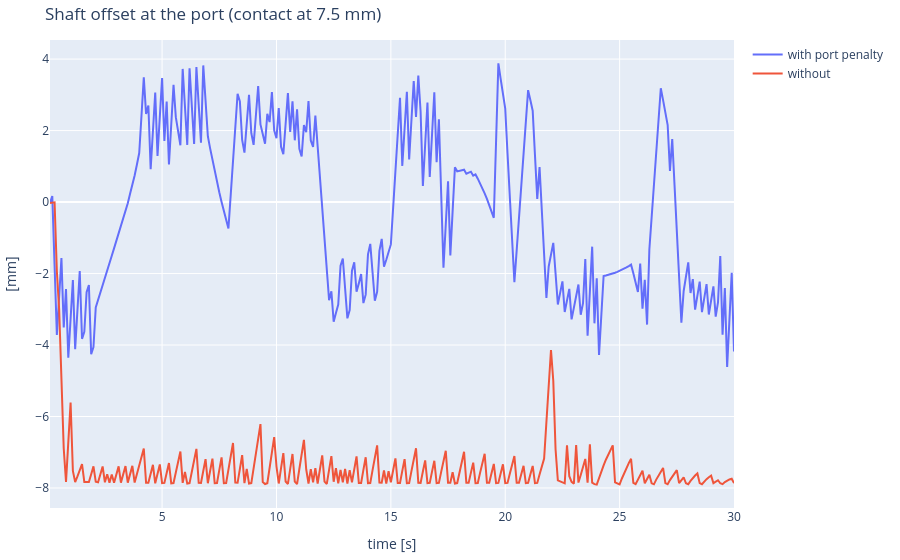
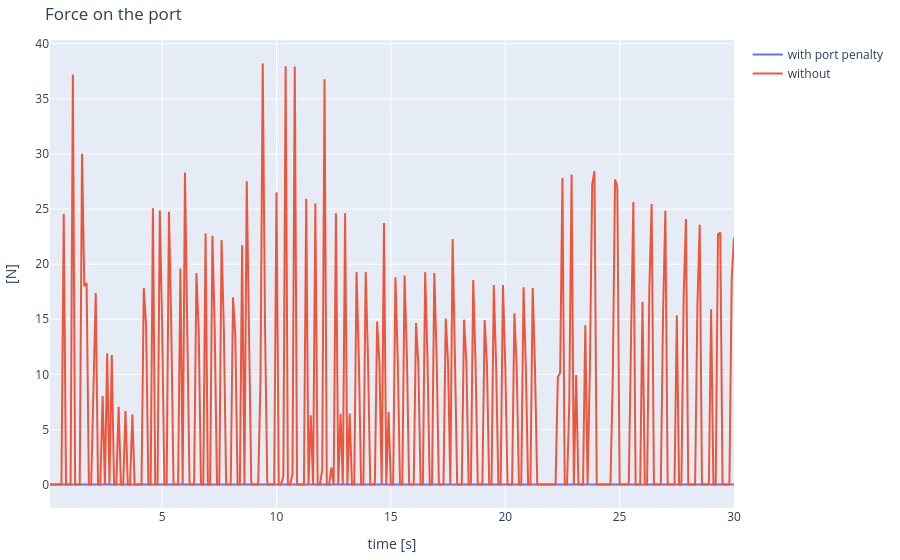
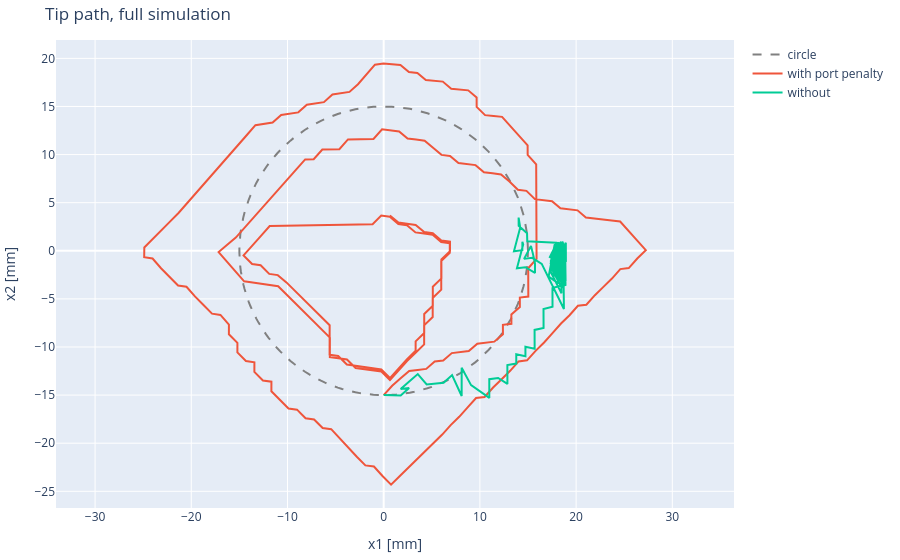

The code cell stored with these charts, in order, in its notebook:
### Markdown cell above
## 9. What if the reward does not mention the port?

Same everything, but `port_penalty=False`: the reward only asks for the speed and for staying on the circle.

### Code cell
Q_free, returns_free, visits_free = lab.train(reward, q_update, choose_action, port_penalty=False)
run_free = lab.run_policy(Q_free, pick_best_action, duration=30.0)

cl.plot_series(run_penalty["time"], {"with port penalty": run_penalty["offset_mm"], "without": run_free["offset_mm"]},
               ylabel="[mm]", title="Shaft offset at the port (contact at 7.5 mm)")
cl.plot_series(run_penalty["time"], {"with port penalty": run_penalty["force"], "without": run_free["force"]},
               ylabel="[N]", title="Force on the port")
cl.plot_paths({"with port penalty": (run_penalty["x1"], run_penalty["x2"]),
               "without": (run_free["x1"], run_free["x2"])}, title="Tip path, full simulation")

### Figure 1 — Plotly figure (JSON) as saved in the notebook; plotly's stock layout.template omitted (floating-point values rounded to 4 significant figures; data arrays with more than 128 entries replaced by an {"elided": "..."} marker saying what was removed)
{"data": [{"mode": "lines", "name": "with port penalty", "type": "scatter", "x": {"elided": "300 float values"}, "y": {"elided": "300 float values"}}, {"mode": "lines", "name": "without", "type": "scatter", "x": {"elided": "300 float values"}, "y": {"elided": "300 float values"}}], "layout": {"margin": {"b": 10, "l": 10, "r": 10, "t": 40}, "title": {"text": "Shaft offset at the port (contact at 7.5 mm)"}, "xaxis": {"title": {"text": "time [s]"}}, "yaxis": {"title": {"text": "[mm]"}}}}

### Figure 2 — Plotly figure (JSON) as saved in the notebook; plotly's stock layout.template omitted (floating-point values rounded to 4 significant figures; data arrays with more than 128 entries replaced by an {"elided": "..."} marker saying what was removed)
{"data": [{"mode": "lines", "name": "with port penalty", "type": "scatter", "x": {"elided": "300 float values"}, "y": {"elided": "300 int values"}}, {"mode": "lines", "name": "without", "type": "scatter", "x": {"elided": "300 float values"}, "y": {"elided": "300 float values"}}], "layout": {"margin": {"b": 10, "l": 10, "r": 10, "t": 40}, "title": {"text": "Force on the port"}, "xaxis": {"title": {"text": "time [s]"}}, "yaxis": {"title": {"text": "[N]"}}}}

### Figure 3 — Plotly figure (JSON) as saved in the notebook; plotly's stock layout.template omitted (floating-point values rounded to 4 significant figures; data arrays with more than 128 entries replaced by an {"elided": "..."} marker saying what was removed)
{"data": [{"line": {"color": "gray", "dash": "dash"}, "mode": "lines", "name": "circle", "type": "scatter", "x": {"elided": "200 float values"}, "y": {"elided": "200 float values"}}, {"mode": "lines", "name": "with port penalty", "type": "scatter", "x": {"elided": "300 float values"}, "y": {"elided": "300 float values"}}, {"mode": "lines", "name": "without", "type": "scatter", "x": {"elided": "300 float values"}, "y": {"elided": "300 float values"}}], "layout": {"margin": {"b": 10, "l": 10, "r": 10, "t": 40}, "title": {"text": "Tip path, full simulation"}, "xaxis": {"title": {"text": "x1 [mm]"}}, "yaxis": {"scaleanchor": "x", "scaleratio": 1, "title": {"text": "x2 [mm]"}}}}
